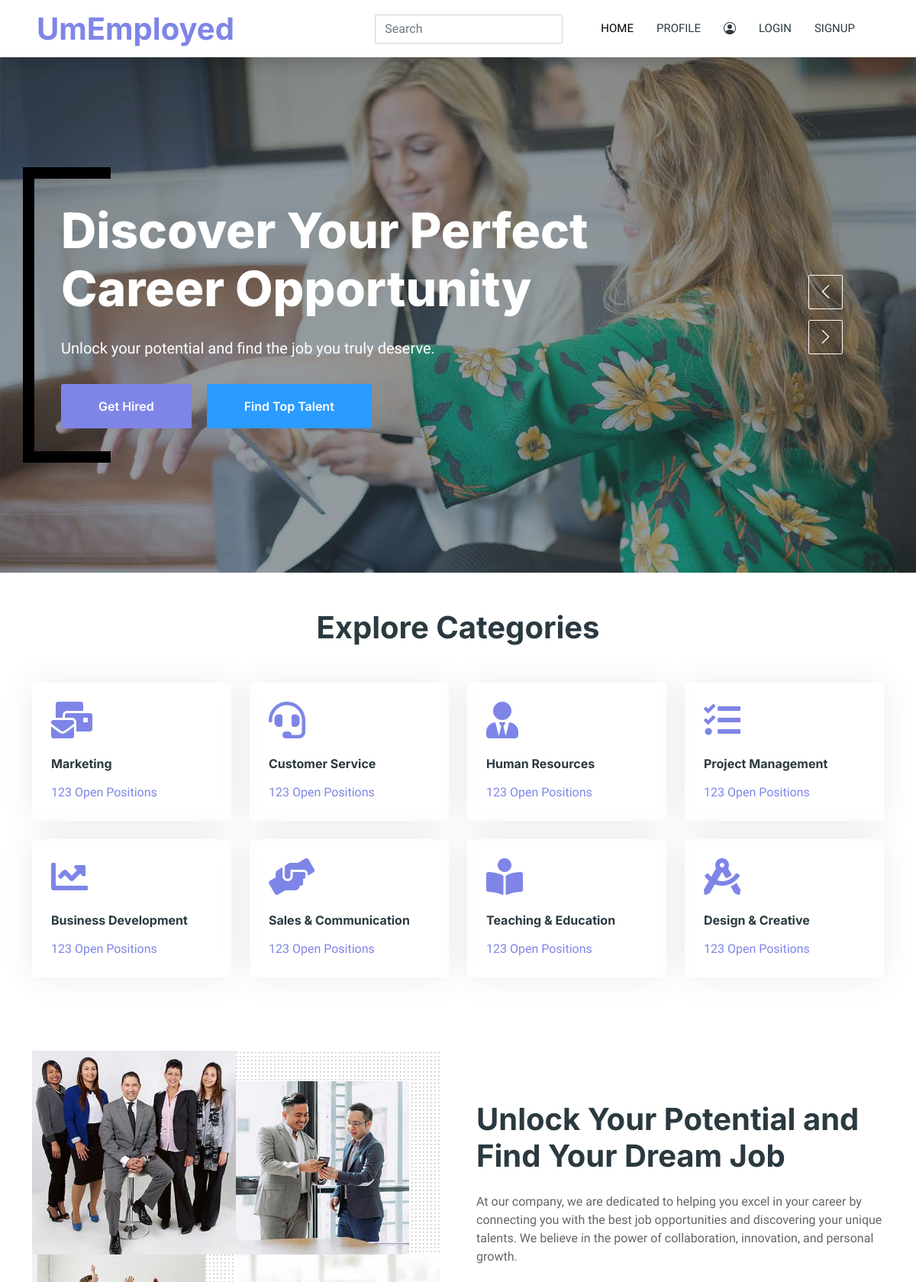
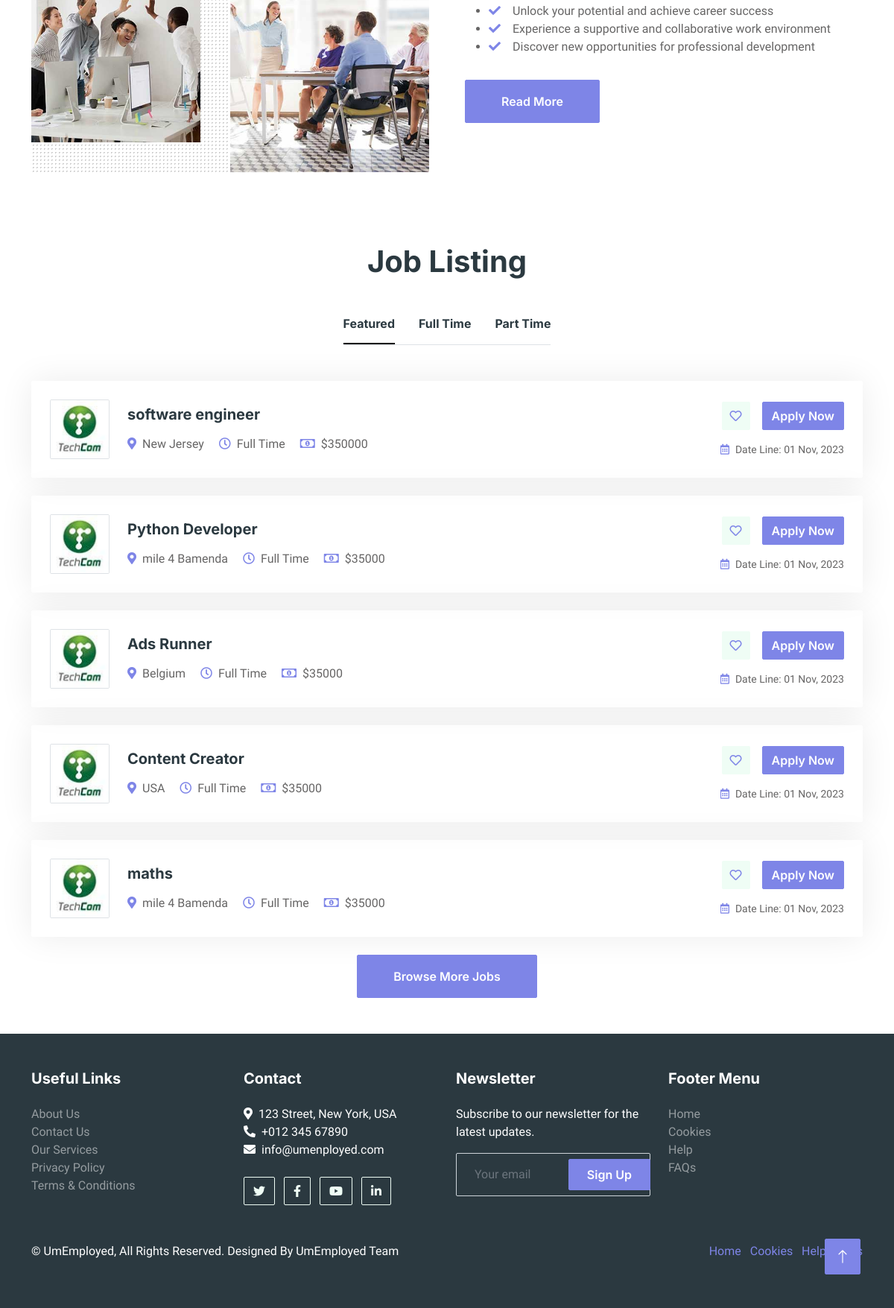
The page / on the database its author committed (2 pictures, top to bottom).
### job/models.py (models this page shows, shortened)
class Job(models.Model):
    user = models.ForeignKey(User, on_delete=models.CASCADE)
    company = models.ForeignKey(Company, on_delete=models.CASCADE)
    title = models.CharField(max_length=100)
    location = models.CharField(max_length=100)
    salary = models.PositiveBigIntegerField(default=35000)
    requirements = models.ManyToManyField(Skill)
    ideal_candidate = models.TextField()
    is_available = models.BooleanField(default=False)
    description = models.TextField(max_length=255, default='We are looking for ...')

### users/views.py (the view)
# urls.py: path('',views.home, name = 'home'),
def home(request):
    jobs = Job.objects.all()[0:5]
    context = {'jobs':jobs}
    return render(request, 'website/home.html',context)

### templates/website/home.html (shortened to what this page needs)
{% extends 'users/base.html' %} {% load static %} {% block content %}
<div class="container-fluid p-0">
  <div class="owl-carousel header-carousel position-relative">
    <div class="owl-carousel-item position-relative">
      <img class="img-fluid" src="{% static 'img/carousel-1.jpg' %}" alt="" />
      <div class="position-absolute top-0 start-0 w-100 h-100 d-flex align-items-center" style="background: rgba(43, 57, 64, 0.5)">
        <div class="container">
          <div class="row justify-content-start">
            <div class="col-10 col-lg-8">
              <h1 class="display-3 text-white animated slideInDown mb-4">
                Discover Your Perfect Career Opportunity
              </h1>
              <p class="fs-5 fw-medium text-white mb-4 pb-2">
                Unlock your potential and find the job you truly deserve.
              </p>
              <a href="{% url 'register-applicant' %}" class="btn btn-primary py-md-3 px-md-5 me-3 animated slideInLeft">Get Hired</a>
              <a href="{% url 'register-recruiter' %}" class="btn btn-secondary py-md-3 px-md-5 animated slideInRight">Find Top Talent</a>
            </div>
          </div>
        </div>
      </div>
    </div>
  </div>
</div>
<div class="container-xxl py-5">
  <div class="container">
    <h1 class="text-center mb-5 wow fadeInUp" data-wow-delay="0.1s">
      Explore Categories
    </h1>
    <div class="row g-4">
      <div class="col-lg-3 col-sm-6 wow fadeInUp" data-wow-delay="0.1s">
        <a class="cat-item rounded p-4" href="">
          <i class="fa fa-3x fa-mail-bulk text-primary mb-4"></i>
          <h6 class="mb-3">Marketing</h6>
          <p class="mb-0">123 Open Positions</p>
        </a>
      </div>
      <div class="col-lg-3 col-sm-6 wow fadeInUp" data-wow-delay="0.3s">
        <a class="cat-item rounded p-4" href="">
          <i class="fa fa-3x fa-headset text-primary mb-4"></i>
          <h6 class="mb-3">Customer Service</h6>
          <p class="mb-0">123 Open Positions</p>
        </a>
      </div>
      <div class="col-lg-3 col-sm-6 wow fadeInUp" data-wow-delay="0.5s">
        <a class="cat-item rounded p-4" href="">
          <i class="fa fa-3x fa-user-tie text-primary mb-4"></i>
          <h6 class="mb-3">Human Resources</h6>
          <p class="mb-0">123 Open Positions</p>
        </a>
      </div>
      <div class="col-lg-3 col-sm-6 wow fadeInUp" data-wow-delay="0.7s">
        <a class="cat-item rounded p-4" href="">
          <i class="fa fa-3x fa-tasks text-primary mb-4"></i>
          <h6 class="mb-3">Project Management</h6>
          <p class="mb-0">123 Open Positions</p>
        </a>
      </div>
      <div class="col-lg-3 col-sm-6 wow fadeInUp" data-wow-delay="0.1s">
        <a class="cat-item rounded p-4" href="">
          <i class="fa fa-3x fa-chart-line text-primary mb-4"></i>
          <h6 class="mb-3">Business Development</h6>
          <p class="mb-0">123 Open Positions</p>
        </a>
      </div>
      <div class="col-lg-3 col-sm-6 wow fadeInUp" data-wow-delay="0.3s">
        <a class="cat-item rounded p-4" href="">
          <i class="fa fa-3x fa-hands-helping text-primary mb-4"></i>
          <h6 class="mb-3">Sales & Communication</h6>
          <p class="mb-0">123 Open Positions</p>
        </a>
      </div>
      <div class="col-lg-3 col-sm-6 wow fadeInUp" data-wow-delay="0.5s">
        <a class="cat-item rounded p-4" href="">
          <i class="fa fa-3x fa-book-reader text-primary mb-4"></i>
          <h6 class="mb-3">Teaching & Education</h6>
          <p class="mb-0">123 Open Positions</p>
        </a>
      </div>
      <div class="col-lg-3 col-sm-6 wow fadeInUp" data-wow-delay="0.7s">
        <a class="cat-item rounded p-4" href="">
          <i class="fa fa-3x fa-drafting-compass text-primary mb-4"></i>
          <h6 class="mb-3">Design & Creative</h6>
          <p class="mb-0">123 Open Positions</p>
        </a>
      </div>
    </div>
  </div>
</div>
<div class="container py-5">
  <div class="row g-5 align-items-center">
    <div class="col-lg-6">
      <div class="row g-0 about-bg rounded overflow-hidden">
        <div class="col-6">
          <img class="img-fluid w-100" src="{% static 'img/about-1.jpg' %}" alt="Teamwork" />
        </div>
        <div class="col-6">
          <img class="img-fluid" src="{% static 'img/about-2.jpg' %}" style="width: 85%; margin-top: 15%" alt="Innovation" />
        </div>
        <div class="col-6">
          <img class="img-fluid" src="{% static 'img/about-3.jpg' %}" style="width: 85%" alt="Growth" />
        </div>
        <div class="col-6">
          <img class="img-fluid w-100" src="{% static 'img/about-4.jpg' %}" alt="Success" />
        </div>
      </div>
    </div>
    <div class="col-lg-6">
      <h1 class="mb-4">Unlock Your Potential and Find Your Dream Job</h1>
      <p class="mb-4">
        At our company, we are dedicated to helping you excel in your career by connecting you with the best job opportunities and discovering your unique talents. We believe in the power of collaboration, innovation, and personal growth.
      </p>
      <ul>
        <li><i class="fa fa-check text-primary me-3"></i>Unlock your potential and achieve career success</li>
        <li><i class="fa fa-check text-primary me-3"></i>Experience a supportive and collaborative work environment</li>
        <li><i class="fa fa-check text-primary me-3"></i>Discover new opportunities for professional development</li>
      </ul>
      <a class="btn btn-primary py-3 px-5 mt-3" href="">Read More</a>
    </div>
  </div>
</div>
<div class="container-xxl py-5">
  <div class="container">
    <h1 class="text-center mb-5 wow fadeInUp" data-wow-delay="0.1s">
      Job Listing
    </h1>
    <div class="tab-class text-center wow fadeInUp" data-wow-delay="0.3s">
      <ul
        class="nav nav-pills d-inline-flex justify-content-center border-bottom mb-5"
      >
        <li class="nav-item">
          <a
            class="d-flex align-items-center text-start mx-3 ms-0 pb-3 active"
            data-bs-toggle="pill"
            href="#tab-1"
          >
            <h6 class="mt-n1 mb-0">Featured</h6>
          </a>
        </li>
        <li class="nav-item">
          <a
            class="d-flex align-items-center text-start mx-3 pb-3"
            data-bs-toggle="pill"
            href="#tab-2"
          >
            <h6 class="mt-n1 mb-0">Full Time</h6>
          </a>
        </li>
        <li class="nav-item">
          <a
            class="d-flex align-items-center text-start mx-3 me-0 pb-3"
            data-bs-toggle="pill"
            href="#tab-3"
          >
            <h6 class="mt-n1 mb-0">Part Time</h6>
          </a>
        </li>
      </ul>
      {% for job in jobs %}
      <div class="tab-content">
  <div id="tab-1" class="tab-pane fade show p-0 active">
    <div class="job-item p-4 mb-4" onclick="redirectToJobDetails()">
      <div class="row g-4">
        <div class="col-sm-12 col-md-8 d-flex align-items-center">
          <img class="flex-shrink-0 img-fluid border rounded" src="{% static 'img/com-logo-1.jpg' %}" alt="" style="width: 80px; height: 80px" />
          <div class="text-start ps-4">
            <h5 class="mb-3">{{job.title}}</h5>
            <span class="text-truncate me-3"><i class="fa fa-map-marker-alt text-primary me-2"></i>{{job.location}}</span>
            <span class="text-truncate me-3"><i class="far fa-clock text-primary me-2"></i>Full Time</span>
            <span class="text-truncate me-0"><i class="far fa-money-bill-alt text-primary me-2"></i>${{job.salary}}</span>
          </div>
        </div>
        <div class="col-sm-12 col-md-4 d-flex flex-column align-items-start align-items-md-end justify-content-center">
          <div class="d-flex mb-3">
            <a class="btn btn-light btn-square me-3" href=""><i class="far fa-heart text-primary"></i></a>
            <a class="btn btn-primary" href="{% url 'job:confirm_evaluation' job_id=job.id %}">Apply Now</a>
          </div>
          <small class="text-truncate"><i class="far fa-calendar-alt text-primary me-2"></i>Date Line: 01 Nov, 2023</small>
        </div>
      </div>
    </div>
  </div>
</div>
          {% endfor %}
          <a class="btn btn-primary py-3 px-5" href="">Browse More Jobs</a>
        </div>
      </div>
    </div>
  </div>
{% endblock content %}

### static/css/style.css (style rules this page uses)
:root { --primary: #000000; --secondary: #2B9BFF; --light: #EFFDF5; --dark: #2B3940; }
.btn { font-family: 'Inter', sans-serif; font-weight: 600; transition: .5s; }
.btn.btn-primary, .btn.btn-secondary { color: #FFFFFF; }
.btn-square { width: 38px; height: 38px; }
.btn-square, .btn-sm-square, .btn-lg-square { padding: 0; display: flex; align-items: center; justify-content: center; font-weight: normal; border-radius: 2px; }
.header-carousel .container, .page-header .container { position: relative; padding: 45px 0 45px 35px; border-left: 15px solid var(--primary); }
.header-carousel .container::before, .header-carousel .container::after, .page-header .container::before, .page-header .container::after { position: absolute; content: ""; top: 0; left: 0; width: 100px; height: 15px; background: var(--primary); }
.header-carousel .container::after, .page-header .container::after { top: 100%; margin-top: -15px; }
.about-bg { background-image: -webkit-repeating-radial-gradient(center center, rgba(0, 0, 0, 0.2), rgba(0, 0, 0, 0.2) 1px, transparent 1px, transparent 100%); background-image: -moz-repeating-radial-gradient(center center, rgba(0, 0, 0, 0.2), rgba(0, 0, 0, 0.2) 1px, transparent 1px, transparent 100%); background-image: -ms-repeating-radial-gradient(center center, rgba(0, 0, 0, 0.2), rgba(0, 0, 0, 0.2) 1px, transparent 1px, transparent 100%); background-image: -o-repeating-radial-gradient(center center, rgba(0, 0, 0, 0.2), rgba(0, 0, 0, 0.2) 1px, transparent 1px, transparent 100%); background-image: repeating-radial-gradient(center center, rgba(0, 0, 0, 0.2), rgba(0, 0, 0, 0.2) 1px, transparent 1px, transparent 100%); background-size: 5px 5px; }
.cat-item { display: block; box-shadow: 0 0 45px rgba(0, 0, 0, .08); border: 1px solid transparent; transition: .5s; }
.nav-pills .nav-item .active { border-bottom: 2px solid var(--primary); }
.job-item { border: 1px solid transparent; border-radius: 2px; box-shadow: 0 0 45px rgba(0, 0, 0, .08); transition: .5s; }

### rows shown on the page
Job: title "software engineer", location "New Jersey", salary "350000"
Job: title "Python Developer", location "mile 4 Bamenda", salary "35000"
Job: title "Ads Runner", location "Belgium", salary "35000"
Job: title "Content Creator", location "USA", salary "35000"
Job: title "maths", location "mile 4 Bamenda", salary "35000"
